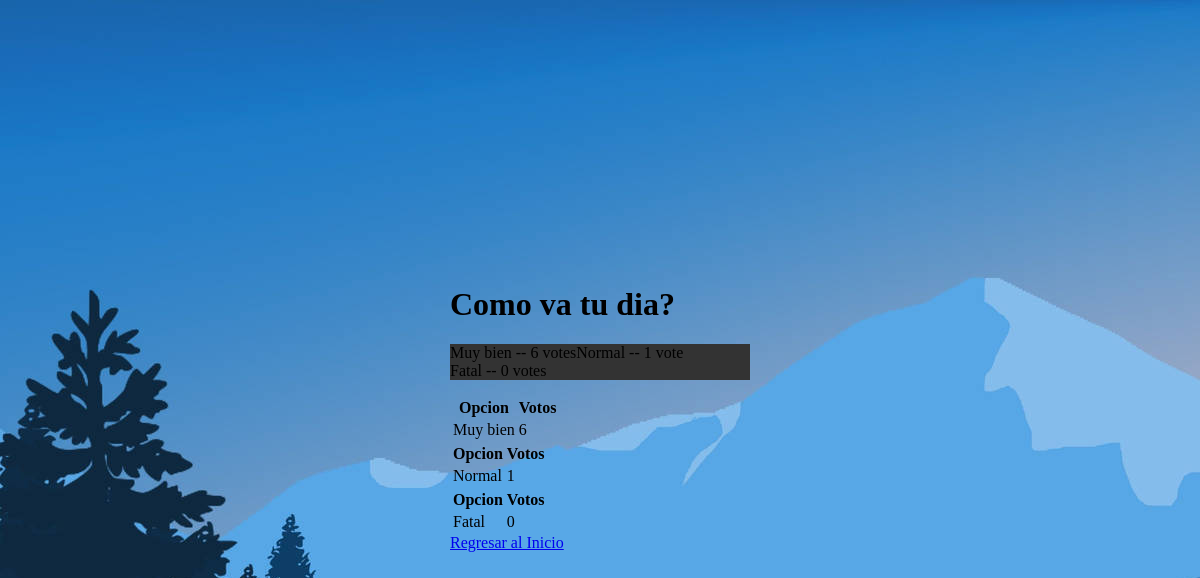
Page /polls/7/results/ on the earlier database version.
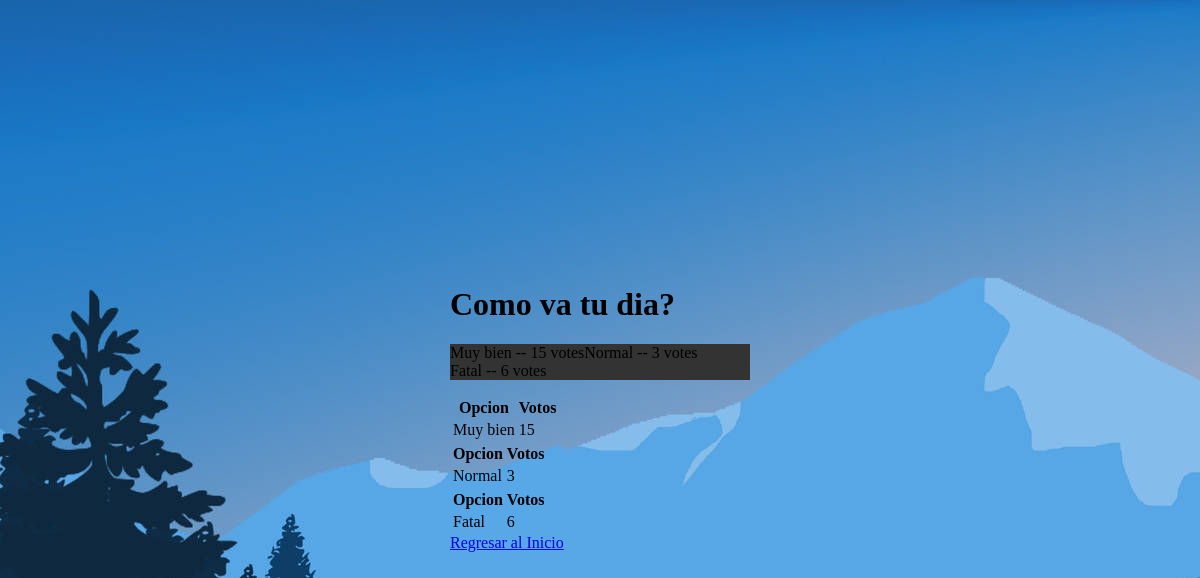
Same page on the later database version.
### polls/models.py (models this page shows, shortened)
class Choice(models.Model):
    question = models.ForeignKey(Question,
on_delete=models.CASCADE)
    choice_text = models.CharField(max_length=200)
    votes = models.IntegerField(default=0)

### polls/views.py (the view)
# urls.py: path("<int:pk>/results/", views.ResultsView.as_view(), name="results"),
class ResultsView(generic.DetailView):
    model = Question
    template_name = "polls/results.html"

### polls/templates/polls/results.html (shortened to what this page needs)
<!DOCTYPE html>
<html lang="en">
<head>
    {% load static %}
    <link rel="stylesheet" href="{% static 'polls/style.css' %}">
</head>
<body>
    <div class="centered-div">
        <div>
    <h1>{{ question.question_text }}</h1>
<ul>
{% for choice in question.choice_set.all %}
    <li>{{ choice.choice_text }} -- {{ choice.votes }} vote{{ choice.votes|pluralize }}</li>
{% endfor %}
</ul>
{% for choice in question.choice_set.all %}
<table>
    <tr>
      <th>Opcion</th>
      <th>Votos</th>
    </tr>
    <tr>
      <td>{{ choice.choice_text }}</td>
      <td>{{ choice.votes }}</td>
    </tr>
  </table>
  {% endfor %}
<a href="{% url 'polls:index' %}">Regresar al Inicio</a>
        </div>
    </div>
</body>
</html>

Differences in the rows shown:
changed Choice "Muy bien": votes "6" → "15"
changed Choice "Normal": votes "1" → "3"
changed Choice "Fatal": votes "0" → "6"
